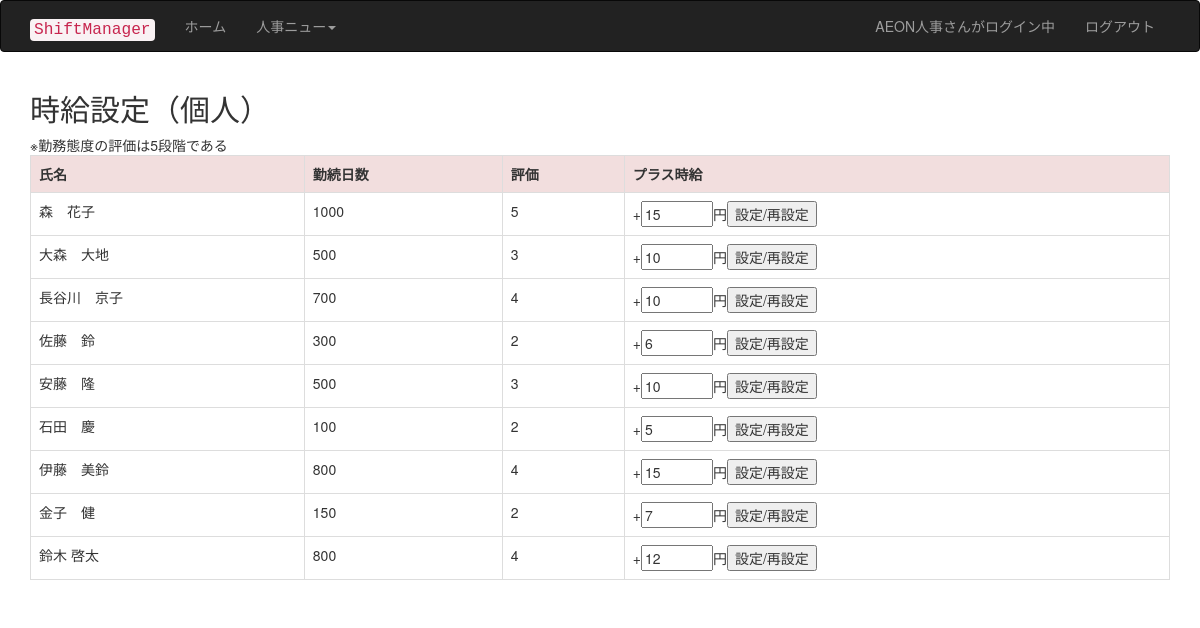
Screenshot of /pay.php (signed in) with the database file from the repository.
### tables this page shows
CREATE TABLE IF NOT EXISTS `tb_personpay` (
  `userid` varchar(16) NOT NULL,
  `workdays` int(11) DEFAULT NULL,
  `valuation` int(11) DEFAULT NULL,
  `pay` int(11) DEFAULT NULL
);

CREATE TABLE IF NOT EXISTS `tb_user` (
  `userid` varchar(16) NOT NULL,
  `cid` varchar(16) NOT NULL,
  `uname` varchar(16) NOT NULL,
  `passwd` varchar(128) DEFAULT NULL,
  `email` varchar(32) DEFAULT NULL,
  `utel` varchar(32) DEFAULT NULL,
  `urole` int(11) DEFAULT NULL,
  PRIMARY KEY (`userid`)
);

### inc/func_inc.php (called while the page is built, shortened)
<?php
function q2($s){
	return '"' . $s . '"';
}

### pay.php (the view, shortened to what this page needs)
<?php
include_once('inc/page_header.php');
include_once('inc/db_inc.php');
include_once('inc/func_inc.php');
echo '<h2>時給設定（個人）</h2>';
echo '※勤務態度の評価は5段階である';
echo '<table class="table table-bordered table-hover">';
echo '<tr class="bg-danger"><th>氏名</th><th>勤続日数</th><th>評価</th><th>プラス時給</th></tr>';
$sql = 'SELECT p.*,u.uname FROM tb_personpay p, tb_user u WHERE p.userid=u.userid' ;
$rs = mysql_query($sql, $conn);
$row = mysql_fetch_array($rs);
while ($row){
	$uname= $row['uname'];
	$workdays=$row['workdays'];
	$valuation=$row['valuation'];
	$pay=$row['pay'];
	echo '<tr>';
	echo '<td>' .  $uname. '</td>';
	echo '<td>' .  $workdays. '</td>';
	echo '<td>' .  $valuation. '</td>';
	echo '<td>' ;
	echo '<form action="pay_save.php" method="post">';
	echo '+<input type="text" name="pay" size=6 value='. q2($pay) .'>円';
	echo '<input type="submit" value="設定/再設定">';
	echo '</form>';
	echo '</td>';
	echo '</tr>';
	$row = mysql_fetch_array($rs);
}
echo '</table>';
include_once('inc/page_footer.php');
?>

### inc/page_header.php (shortened to what this page needs)
<!DOCTYPE html>
<html lang="ja"><head>
<link href="https://maxcdn.bootstrapcdn.com/bootstrap/3.3.5/css/bootstrap.min.css" rel="stylesheet">
</head>
<body>
<div class="navbar navbar-inverse bg-primary">
  <div class="container">
    <div class="navbar-header">
      <a class="navbar-brand" href="index.php"><code>ShiftManager</code></a>
    </div>
    <div class="navbar-collapse collapse">
    <?php include('menubar.php'); ?>
    </div>
  </div>
</div>
<div class="container">

### inc/menubar.php (shortened to what this page needs)
<?php
$menu4 = array(
 'ログアウト'  => 'logout.php',
);
echo '<ul class="nav navbar-nav">';
echo '<li><a href="index.php">ホーム</a></li>';
if(isset($_SESSION['urole']) ){
  $i = $_SESSION['urole'];
  $s = array(1=>'学生',8=>'人事',9=>'店長');
  echo '<li class="dropdown">';
  echo '<a href="#" class="dropdown-toggle" data-toggle="dropdown">' . $s[$i] . 'ニュー<span class="caret"></span></a>';
  echo '</li>';
}
echo '</ul>';
echo '<ul class="nav navbar-nav navbar-right">';
if(isset($_SESSION['urole']) ){
  echo '<li><a>' . $_SESSION['uname'] . 'さんがログイン中</a></li>';
  foreach($menu4 as $label=>$url){
    echo '<li><a href="' .$url. '">' . $label . '</a></li>';
  }
}else{
  echo '<li><a href="login.php">ログイン</a></li>';
}
echo '</ul>';
?>

### inc/page_footer.php (shortened to what this page needs)
</div>
</body>
</html>

### rows the page displays
tb_personpay: tb_user.uname "森 花子", workdays "1000", valuation "5"
tb_personpay: tb_user.uname "大森 大地", workdays "500", valuation "3"
tb_personpay: tb_user.uname "長谷川 京子", workdays "700", valuation "4"
tb_personpay: tb_user.uname "佐藤 鈴", workdays "300", valuation "2"
tb_personpay: tb_user.uname "安藤 隆", workdays "500", valuation "3"
tb_personpay: tb_user.uname "石田 慶", workdays "100", valuation "2"
tb_personpay: tb_user.uname "伊藤 美鈴", workdays "800", valuation "4"
tb_personpay: tb_user.uname "金子 健", workdays "150", valuation "2"
tb_personpay: tb_user.uname "鈴木 啓太", workdays "800", valuation "4"

### other values shown
$s[$i] "人事"
$_SESSION['uname'] "AEON人事"
$label "ログアウト"
